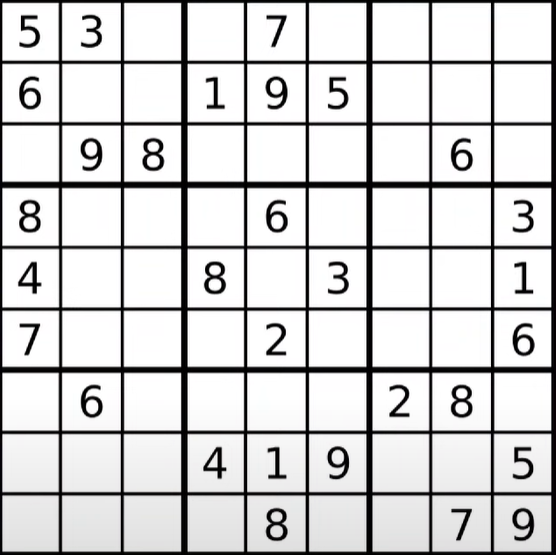
#> input picture Images/Sudoku.png, 556 x 555 px, found by its file name
$ jupyter execute '44_Hough Transformation Lines.ipynb'
#> lines starting #> are read from the running program, lines starting #| are printed output that depends on the picture; after the words box and inside, x2 and y2 are one past the last pixel; in counts of white or black regions, pixels touching at a corner belong together
**44_Hough Transformation Lines**

[cell 1]
# Equation of straight line:

# y = mx + c
# rsin$ + rcos$ = y

[cell 2]
import cv2
import numpy as np

[cell 3]
# Longest method

img = cv2.imread(r"C:\Users\hp\Documents\jupyter\OpenCV by WsCube Tech\Images\Sudoku.png")
#> img is the input picture: shape (555, 556, 3); mean B, G, R 210.5, 210.1, 210.4

#Convert Grayscale
gray = cv2.cvtColor(img,cv2.COLOR_BGR2GRAY)

#Detect Edges
edge = cv2.Canny(gray,20,250)
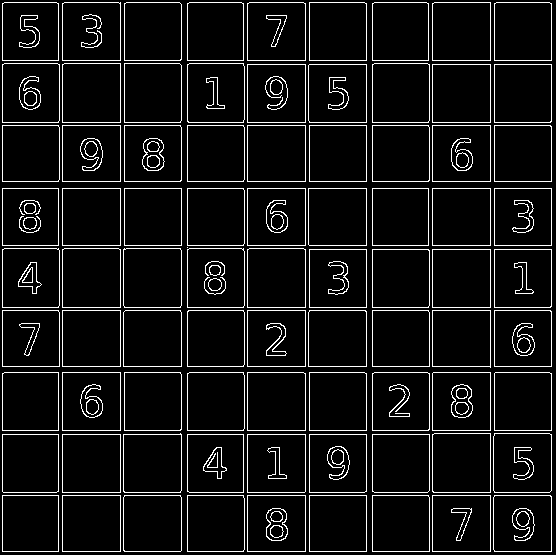
#> edge: shape (555, 556); 7.6% white in thin lines or dots

# Create Hough lines
lines = cv2.HoughLines(edge,1,np.pi/180,200)
#> lines = 36 rows, first 8: [490, 0], [366, 1.57], [120, 0], [62, 0], [247, 0], [188, 1.57], [245, 1.57], [551, 1.57]

# print(lines)  # data for x and y axis

# rho, theta
for r,th in lines[0]:
    a = np.cos(th)
    b = np.sin(th)

    x0 = a*r
    y0 = b*r

    x1 = int(x0+1000*(-b))
    y1 = int(y0+1000*(a))
    x2 = int(x0-1000*(-b))
    y2 = int(y0-1000*(a))

    cv2.line(img,(x1,y1),(x2,y2),(0,255,0),2)
#> this loop made 1 pass
#> (r, th, a, b, x0, y0, x1, y1) on pass 1: (490, 0, 1, 0, 490, 0, 490, 1000)
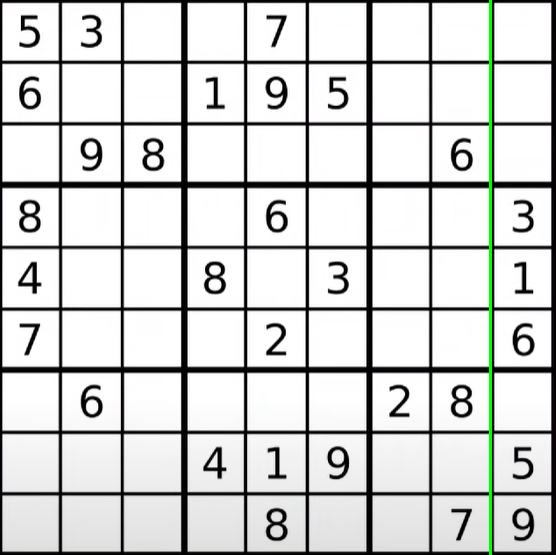
#> img: shape (555, 556, 3); 0.54% of pixels changed, all inside (x1, y1, x2, y2) = (489, 0, 492, 555)

cv2.imshow("Sudoku", img)
cv2.waitKey(0)
cv2.destroyAllWindows()

[cell 4]
# Hough Line Transfer probability

img = cv2.imread(r"C:\Users\hp\Documents\jupyter\OpenCV by WsCube Tech\Images\Sudoku.png")

#Convert Grayscale
gray = cv2.cvtColor(img,cv2.COLOR_BGR2GRAY)

#Detect Edges
edge = cv2.Canny(gray,20,250)

l = cv2.HoughLinesP(edge,1,np.pi/180,200,minLineLength=180,maxLineGap=100)
#> l = 40 rows, first 6: [2, 188, 551, 188], [4, 372, 549, 372], [2, 495, 550, 495], [247, 551, 247, 3], [120, 551, 120, 2], [62, 551, 62, 3]

# print(l) #all four points

for i in l:
    x1,y1,x2,y2 = i[0]
    cv2.line(img,(x1,y1),(x2,y2),(0,255,0),2)
#> this loop made 40 passes
#> (x1, y1, x2, y2) on passes 1 to 12: (2, 188, 551, 188), (4, 372, 549, 372), (2, 495, 550, 495), (247, 551, 247, 3), (120, 551, 120, 2), (62, 551, 62, 3), (432, 551, 432, 3), (2, 551, 551, 551), (490, 550, 490, 2), (305, 550, 305, 3), (187, 550, 187, 3), (2, 550, 2, 3)
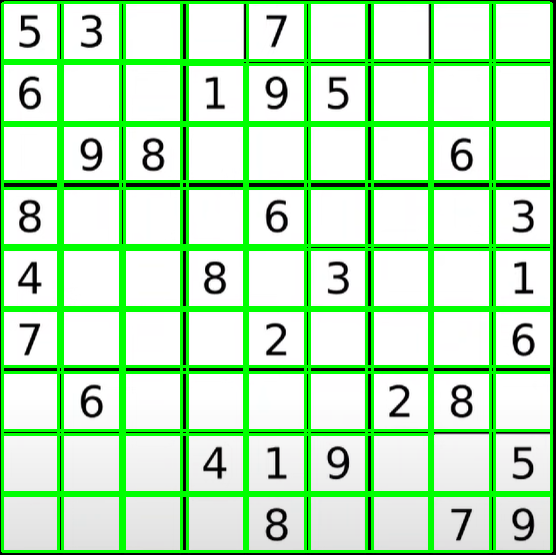
#> img: shape (555, 556, 3); 18.44% of pixels changed, all inside (x1, y1, x2, y2) = (1, 1, 553, 553)

cv2.imshow("Sudoku", img)
cv2.waitKey(0)
cv2.destroyAllWindows()

$ run again, with Images/balls.png copied over Images/Sudoku.png
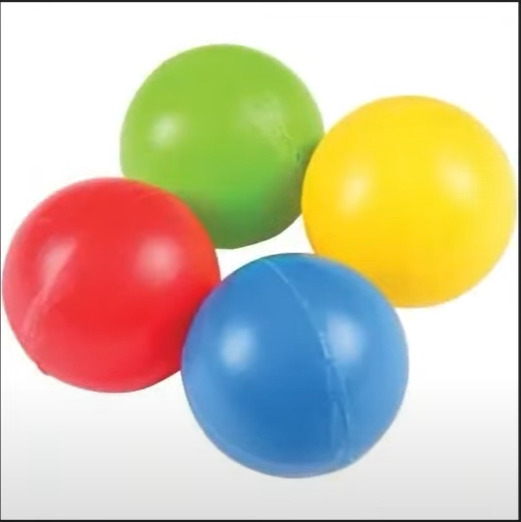
#> input picture Images/balls.png, 521 x 522 px, found by its file name
#> img is the input picture: shape (522, 521, 3); mean B, G, R 169.4, 195.3, 206.5
#> `edge = cv2.Canny(gray,20,250)`:
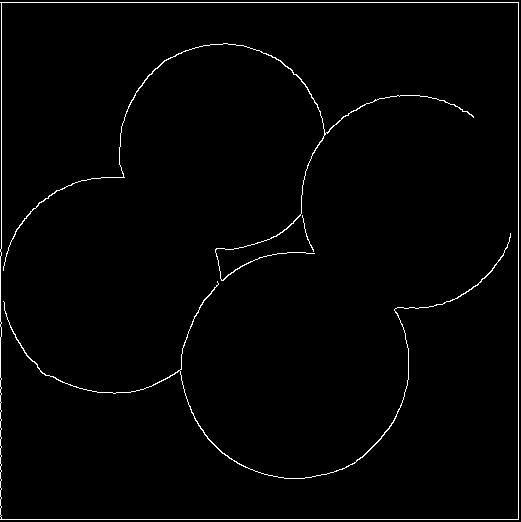
#> edge: shape (522, 521); 1.6% white in thin lines or dots
#> lines = [[2, 1.57], [519, 1.57], [518, 0], [1, 0]]
#> the loop `for r,th in lines[0]:` made 1 pass
#> (r, th, a, b, x0, y0, x1, y1) on pass 1: (2, 1.57, -4.37e-08, 1, -8.74e-08, 2, -1000, 1)
#> l = [[0, 519, 518, 519], [0, 2, 518, 2], [518, 518, 518, 3], [1, 518, 1, 3], [0, 516, 0, 249]]
#> the loop `for i in l:` made 5 passes
#> after the loop `for i in l:`:
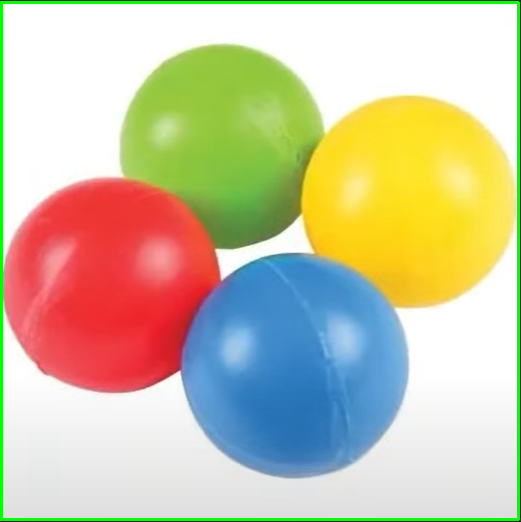
#> img: shape (522, 521, 3); 2.28% of pixels changed, all inside (x1, y1, x2, y2) = (0, 1, 520, 521)
